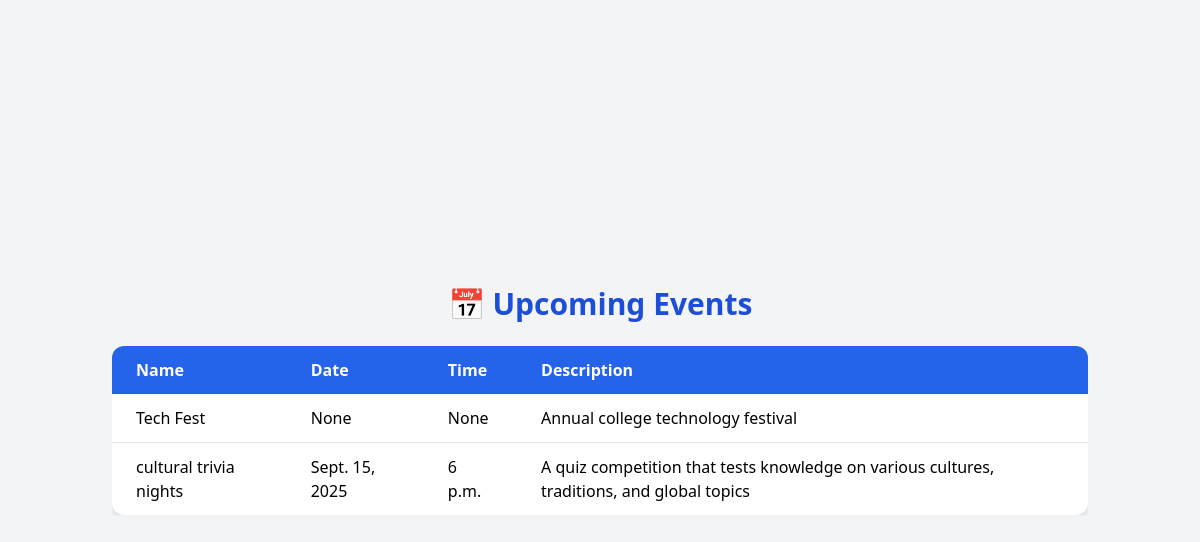
Screenshot of /events/ with the database file from the repository.
### events/models.py (models this page shows, shortened)
class Event(models.Model):
    name = models.CharField(max_length=200)
    description = models.TextField(blank=True)
    date = models.DateField()
    time = models.TimeField(null=True, blank=True)

### events/views.py (the view)
def event_list(request):                      # 3) The function Django will call for "/events/"
    events = Event.objects.all().order_by('date')  # 4) Query all events ordered by date
    return render(request,                    # 5) Return an HTML page
                  'events/event_list.html',   # 6) Path to the template file
                  {'events': events})         # 7) Data sent to the template (a context dictionary)

### events/templates/events/event_list.html (shortened to what this page needs)
<!DOCTYPE html>
<html lang="en">
<head>
  <script src="https://cdn.tailwindcss.com"></script>
</head>
<body class="bg-gray-100 min-h-screen flex items-center justify-center">
  <div class="container mx-auto p-6">
    <h1 class="text-3xl font-bold text-center text-blue-700 mb-6">📅 Upcoming Events</h1>
    <div class="overflow-x-auto">
      <table class="min-w-full bg-white rounded-xl shadow-lg overflow-hidden">
        <thead class="bg-blue-600 text-white">
          <tr>
            <th class="py-3 px-6 text-left">Name</th>
            <th class="py-3 px-6 text-left">Date</th>
            <th class="py-3 px-6 text-left">Time</th>
            <th class="py-3 px-6 text-left">Description</th>
          </tr>
        </thead>
        <tbody class="divide-y divide-gray-200">
          {% for event in events %}
          <tr class="hover:bg-blue-50 transition duration-200">
            <td class="py-3 px-6">{{ event.name }}</td>
            <td class="py-3 px-6">{{ event.date }}</td>
            <td class="py-3 px-6">{{ event.time }}</td>
            <td class="py-3 px-6">{{ event.description }}</td>
          </tr>
          {% empty %}
          <tr>
            <td colspan="4" class="text-center py-4 text-gray-500">No events available</td>
          </tr>
          {% endfor %}
        </tbody>
      </table>
    </div>
  </div>
</body>
</html>

### rows the page displays
Event: name "Tech Fest", date "None", time "None", description "Annual college technology festival"
Event: name "cultural trivia nights", date "Sept. 15, 2025", time "6 p.m.", description "A quiz competition that tests knowledge on various cultures, traditions, and global topics"
